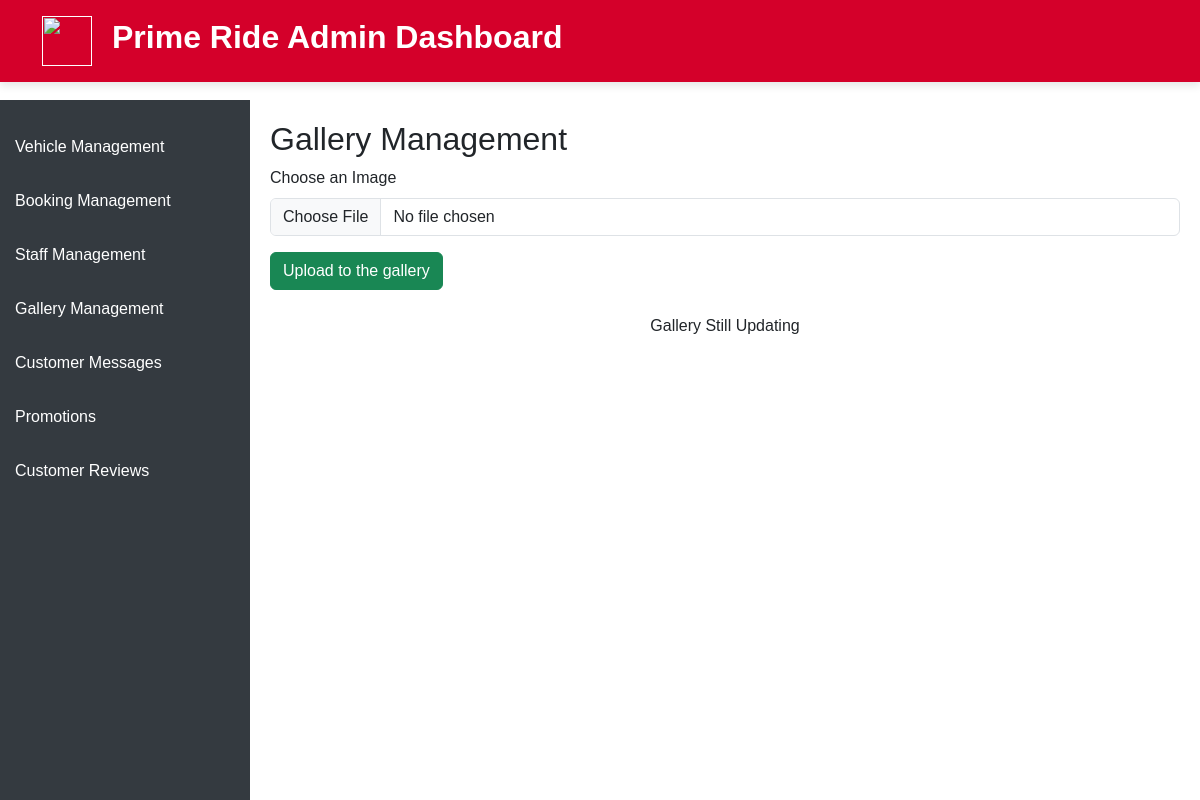
The page /admin/gallerymanagement.php on the database as committed earlier.
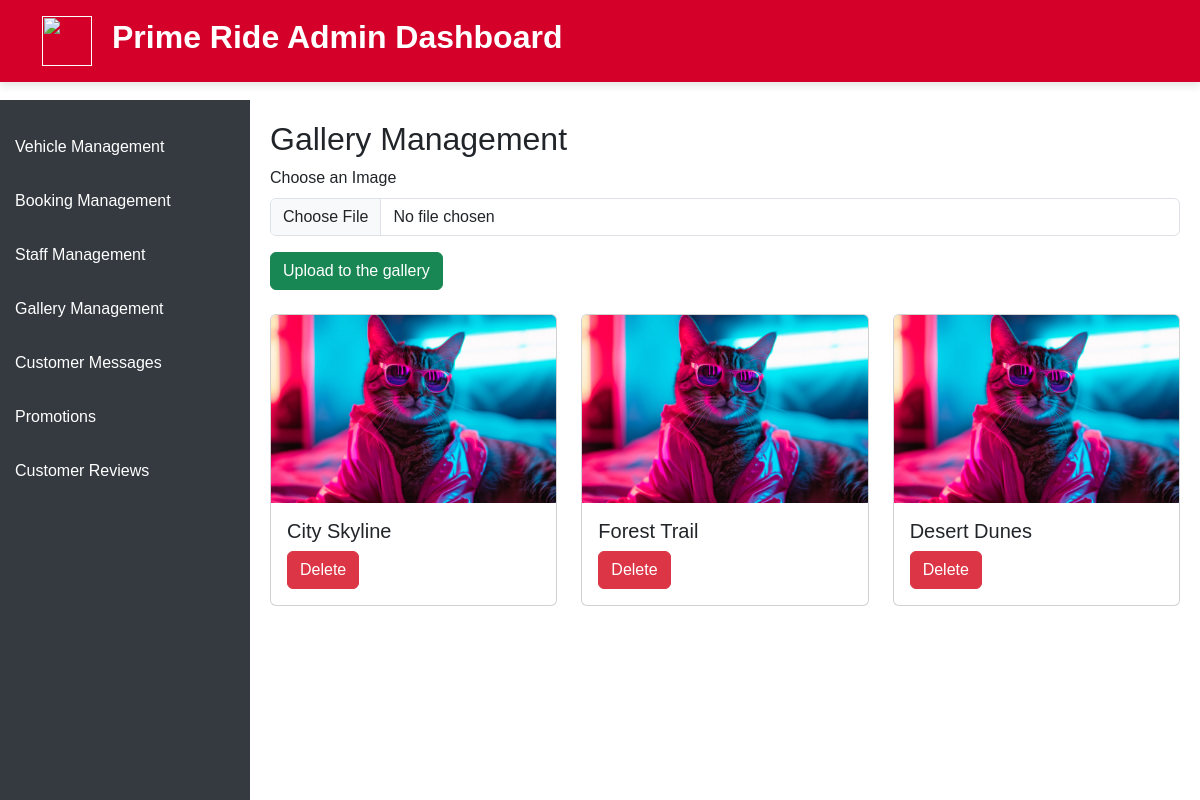
The same page on the database as committed later.
### tables this page shows
CREATE TABLE `gallery` (
  `id` int(11) NOT NULL,
  `title` varchar(100) NOT NULL,
  `image_path` varchar(255) NOT NULL,
  `created_at` timestamp NOT NULL DEFAULT current_timestamp()
);

### admin/gallerymanagement.php (the view, shortened to what this page needs)
<!DOCTYPE html>
<html lang="en">
<head>
  <link rel="stylesheet" href="../assets/css/style.css">
  <link href="https://cdn.jsdelivr.net/npm/bootstrap@5.3.0-alpha1/dist/css/bootstrap.min.css" rel="stylesheet">
</head>
<body>
  <header class="p-3 text-bg-brown header">
    <div class="container">
        <div class="d-flex flex-wrap align-items-center justify-content-between">
            <div class="d-flex align-items-center">
                <a href="" class="d-flex align-items-center mb-2 mb-lg-0 text-white text-decoration-none">
                    <img src="assets/Photo/main/Ride logo.png" class="navlogo" alt="">
                </a>
                <h1>Prime Ride Admin Dashboard</h1>
            </div>
        </div>
    </div>
</header>
  <div class="sidebar">
    <a href="vehiclemanagement.html">Vehicle Management</a>
    <a href="bookingmanagement.html">Booking Management</a>
    <a href="staffmanagement.html">Staff Management</a>
    <a href="gallerymanagement.html">Gallery Management</a>
    <a href="customermessages.html">Customer Messages</a>
    <a href="promotions.html">Promotions</a>
    <a href="customer-reviews.html">Customer Reviews</a>
  </div>
  <?php
include '../assets/php/dbconnection.php';
?>
<div class="content">
  <h2>Gallery Management</h2>
  <form action="../assets/php/AdminFunctions/Update_gallery.php" method="POST" enctype="multipart/form-data">
    <div class="mb-3">
      <label for="image" class="form-label">Choose an Image</label>
      <input type="file" class="form-control" name="image" id="image" required>
    </div>
    <button type="submit" class="btn btn-success">Upload to the gallery</button>
  </form>
  <div class="row mt-4">
    <?php
    $sql = "SELECT id, title, image_path FROM gallery";
    $result = $conn->query($sql);
    if ($result->num_rows > 0) {
      while ($row = $result->fetch_assoc()) {
        ?>
        <div class="col-md-4 mb-4">
          <div class="card">
            <img src="../assets/Photo/Galleryimg/<?php echo $row['image_path']; ?>" class="card-img-top" alt="<?php echo $row['title']; ?>">
            <div class="card-body">
              <h5 class="card-title"><?php echo $row['title']; ?></h5>
              <form action="../assets/php/AdminFunctions/Delete_gallery_item.php" method="POST">
                <button type="submit" class="btn btn-danger">Delete</button>
              </form>
            </div>
          </div>
        </div>
        <?php
      }
    } else {
      echo "<p class='text-center'>Gallery Still Updating</p>";
    }
    ?>
  </div>
</div>
</body>
</html>

### assets/css/style.css (style rules this page uses)
body { font-family: 'Roboto', sans-serif; margin: 0; padding: 0; }
.header { background-color: #d4002a; padding: 10px 0; box-shadow: 0 4px 8px rgba(0, 0, 0, 0.1); position: fixed; top: 0; width: 100%; z-index: 1000; }
.header a, .header form, .header button { transition: all 0.3s ease; }
.header .navlogo { height: 50px; width: 50px; margin-right: 10px; }
.header h1 { font-size: 2rem; font-weight: bold; color: #fff; margin-left: 10px; }
.d-flex { display: flex; align-items: center; }

### admin/gallerymanagement.php (style rules this page uses)
body { font-family: Arial, sans-serif; margin-top: 100px; }
.sidebar { width: 250px; position: fixed; height: 100%; background-color: #343a40; color: #fff; padding-top: 20px; }
.sidebar a { padding: 15px; text-decoration: none; color: #fff; display: block; }
.content { margin-left: 250px; padding: 20px; }

Rows that differ between the two databases and show on the page:
added gallery: image_path (picture), title "City Skyline"
added gallery: image_path (picture), title "Forest Trail"
added gallery: image_path (picture), title "Desert Dunes"
Other text that changed with them:
text no longer shown: "Gallery Still Updating"
